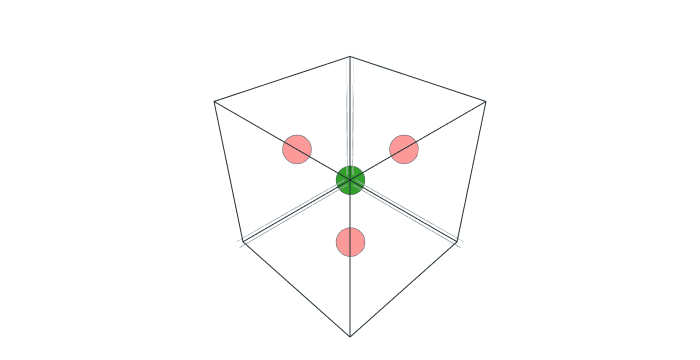

Notebook code cell kept with this figure:
### Code cell
struct = graph.create.lattice.l12(element=['Ni', 'Al'])
struct.show.all()

### Figure 1 — Plotly figure (JSON) as saved in the notebook; plotly's stock layout.template omitted (floating-point values rounded to 4 significant figures)
{"data": [{"line": {"color": "#263238", "width": 2}, "mode": "lines", "name": "lines", "showlegend": false, "type": "scatter3d", "x": [0, 1, 1, 0, 0], "y": [0, 0, 1, 1, 0], "z": [0, 0, 0, 0, 0]}, {"line": {"color": "#263238", "width": 2}, "mode": "lines", "name": "lines", "showlegend": false, "type": "scatter3d", "x": [0, 1, 1, 0, 0], "y": [0, 0, 1, 1, 0], "z": [1, 1, 1, 1, 1]}, {"line": {"color": "#263238", "width": 2}, "mode": "lines", "name": "lines", "showlegend": false, "type": "scatter3d", "x": [0, 1, 1, 0, 0], "y": [0, 0, 0, 0, 0], "z": [0, 0, 1, 1, 0]}, {"line": {"color": "#263238", "width": 2}, "mode": "lines", "name": "lines", "showlegend": false, "type": "scatter3d", "x": [0, 1, 1, 0, 0], "y": [1, 1, 1, 1, 1], "z": [0, 0, 1, 1, 0]}, {"line": {"color": "#263238", "width": 2}, "mode": "lines", "name": "lines", "showlegend": false, "type": "scatter3d", "x": [0, 0, 0, 0, 0], "y": [0, 1, 1, 0, 0], "z": [0, 0, 1, 1, 0]}, {"line": {"color": "#263238", "width": 2}, "mode": "lines", "name": "lines", "showlegend": false, "type": "scatter3d", "x": [1, 1, 1, 1, 1], "y": [0, 1, 1, 0, 0], "z": [0, 0, 1, 1, 0]}, {"marker": {"color": "#33a02c", "line": {"color": "#455A64", "width": 0.5}, "opacity": 1, "size": 10, "sizemode": "diameter", "sizeref": 750}, "mode": "markers", "opacity": 1, "type": "scatter3d", "x": [0], "y": [0], "z": [0]}, {"marker": {"color": "#fb9a99", "line": {"color": "#455A64", "width": 0.5}, "opacity": 1, "size": 10, "sizemode": "diameter", "sizeref": 750}, "mode": "markers", "opacity": 1, "type": "scatter3d", "x": [0.5, 0, 0.5], "y": [0, 0.5, 0.5], "z": [0.5, 0.5, 0]}], "layout": {"height": 360, "margin": {"b": 10, "l": 10, "r": 10, "t": 10}, "scene": {"aspectmode": "data", "aspectratio": {"x": 1, "y": 1, "z": 1}, "camera": {"center": {"x": 0, "y": 0, "z": 0}, "eye": {"x": 1.316, "y": 1.316, "z": 1.316}, "projection": {"type": "perspective"}, "up": {"x": 0, "y": 0, "z": 1}}, "xaxis": {"showbackground": false, "showticklabels": false, "title": {"text": ""}, "type": "linear", "zerolinecolor": "#455A64"}, "yaxis": {"showbackground": false, "showticklabels": false, "title": {"text": ""}, "type": "linear", "zerolinecolor": "#455A64"}, "zaxis": {"showbackground": false, "showticklabels": false, "title": {"text": ""}, "type": "linear", "zerolinecolor": "#455A64"}}, "showlegend": false, "width": 700}}
